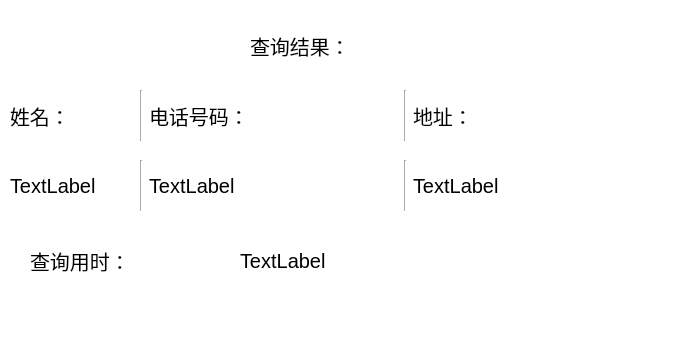
<?xml version="1.0" encoding="UTF-8"?>
<ui version="4.0">
 <class>Dialog</class>
 <widget class="QDialog" name="Dialog">
  <property name="geometry">
   <rect>
    <x>0</x>
    <y>0</y>
    <width>674</width>
    <height>338</height>
   </rect>
  </property>
  <property name="windowTitle">
   <string>Dialog</string>
  </property>
  <property name="styleSheet">
   <string notr="true">background-color: rgb(255, 255, 255);</string>
  </property>
  <widget class="QLabel" name="label">
   <property name="geometry">
    <rect>
     <x>250</x>
     <y>20</y>
     <width>321</width>
     <height>51</height>
    </rect>
   </property>
   <property name="font">
    <font>
     <pointsize>15</pointsize>
    </font>
   </property>
   <property name="text">
    <string>查询结果：</string>
   </property>
  </widget>
  <widget class="QWidget" name="horizontalLayoutWidget">
   <property name="geometry">
    <rect>
     <x>10</x>
     <y>90</y>
     <width>651</width>
     <height>51</height>
    </rect>
   </property>
   <property name="font">
    <font>
     <pointsize>15</pointsize>
    </font>
   </property>
   <property name="styleSheet">
    <string notr="true">background-color: rgb(255, 255, 255);</string>
   </property>
   <layout class="QHBoxLayout" name="horizontalLayout" stretch="1,0,2,0,2">
    <item>
     <widget class="QLabel" name="label_2">
      <property name="font">
       <font>
        <pointsize>15</pointsize>
       </font>
      </property>
      <property name="styleSheet">
       <string notr="true">background-color: rgb(255, 255, 255);</string>
      </property>
      <property name="text">
       <string>姓名：</string>
      </property>
     </widget>
    </item>
    <item>
     <widget class="Line" name="line">
      <property name="font">
       <font>
        <pointsize>15</pointsize>
       </font>
      </property>
      <property name="styleSheet">
       <string notr="true">background-color: rgb(255, 255, 255);</string>
      </property>
      <property name="orientation">
       <enum>Qt::Vertical</enum>
      </property>
     </widget>
    </item>
    <item>
     <widget class="QLabel" name="label_4">
      <property name="font">
       <font>
        <pointsize>15</pointsize>
       </font>
      </property>
      <property name="styleSheet">
       <string notr="true">background-color: rgb(255, 255, 255);</string>
      </property>
      <property name="text">
       <string>电话号码：</string>
      </property>
     </widget>
    </item>
    <item>
     <widget class="Line" name="line_2">
      <property name="font">
       <font>
        <pointsize>15</pointsize>
       </font>
      </property>
      <property name="styleSheet">
       <string notr="true">background-color: rgb(255, 255, 255);</string>
      </property>
      <property name="orientation">
       <enum>Qt::Vertical</enum>
      </property>
     </widget>
    </item>
    <item>
     <widget class="QLabel" name="label_3">
      <property name="font">
       <font>
        <pointsize>15</pointsize>
       </font>
      </property>
      <property name="styleSheet">
       <string notr="true">background-color: rgb(255, 255, 255);</string>
      </property>
      <property name="text">
       <string>地址：</string>
      </property>
     </widget>
    </item>
   </layout>
  </widget>
  <widget class="QWidget" name="horizontalLayoutWidget_2">
   <property name="geometry">
    <rect>
     <x>10</x>
     <y>160</y>
     <width>651</width>
     <height>51</height>
    </rect>
   </property>
   <property name="font">
    <font>
     <pointsize>15</pointsize>
    </font>
   </property>
   <property name="styleSheet">
    <string notr="true">background-color: rgb(255, 255, 255);</string>
   </property>
   <layout class="QHBoxLayout" name="horizontalLayout_2" stretch="1,0,2,0,2">
    <item>
     <widget class="QLabel" name="label_5">
      <property name="font">
       <font>
        <pointsize>15</pointsize>
       </font>
      </property>
      <property name="styleSheet">
       <string notr="true">background-color: rgb(255, 255, 255);</string>
      </property>
      <property name="text">
       <string>TextLabel</string>
      </property>
     </widget>
    </item>
    <item>
     <widget class="Line" name="line_3">
      <property name="font">
       <font>
        <pointsize>15</pointsize>
       </font>
      </property>
      <property name="styleSheet">
       <string notr="true">background-color: rgb(255, 255, 255);</string>
      </property>
      <property name="orientation">
       <enum>Qt::Vertical</enum>
      </property>
     </widget>
    </item>
    <item>
     <widget class="QLabel" name="label_6">
      <property name="font">
       <font>
        <pointsize>15</pointsize>
       </font>
      </property>
      <property name="styleSheet">
       <string notr="true">background-color: rgb(255, 255, 255);</string>
      </property>
      <property name="text">
       <string>TextLabel</string>
      </property>
     </widget>
    </item>
    <item>
     <widget class="Line" name="line_4">
      <property name="font">
       <font>
        <pointsize>15</pointsize>
       </font>
      </property>
      <property name="styleSheet">
       <string notr="true">background-color: rgb(255, 255, 255);</string>
      </property>
      <property name="orientation">
       <enum>Qt::Vertical</enum>
      </property>
     </widget>
    </item>
    <item>
     <widget class="QLabel" name="label_7">
      <property name="font">
       <font>
        <pointsize>15</pointsize>
       </font>
      </property>
      <property name="styleSheet">
       <string notr="true">background-color: rgb(255, 255, 255);</string>
      </property>
      <property name="text">
       <string>TextLabel</string>
      </property>
     </widget>
    </item>
   </layout>
  </widget>
  <widget class="QLabel" name="label_8">
   <property name="geometry">
    <rect>
     <x>30</x>
     <y>240</y>
     <width>181</width>
     <height>41</height>
    </rect>
   </property>
   <property name="font">
    <font>
     <pointsize>15</pointsize>
    </font>
   </property>
   <property name="styleSheet">
    <string notr="true">background-color: rgb(255, 255, 255);</string>
   </property>
   <property name="text">
    <string>查询用时：</string>
   </property>
  </widget>
  <widget class="QLabel" name="label_9">
   <property name="geometry">
    <rect>
     <x>240</x>
     <y>240</y>
     <width>191</width>
     <height>41</height>
    </rect>
   </property>
   <property name="font">
    <font>
     <pointsize>15</pointsize>
    </font>
   </property>
   <property name="styleSheet">
    <string notr="true">background-color: rgb(255, 255, 255);</string>
   </property>
   <property name="text">
    <string>TextLabel</string>
   </property>
  </widget>
 </widget>
 <resources/>
 <connections/>
</ui>
